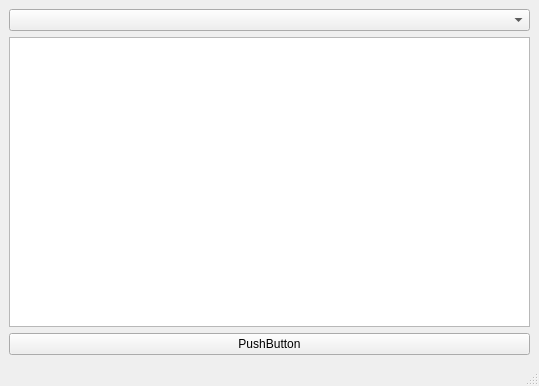
<?xml version="1.0" encoding="UTF-8"?>
<ui version="4.0">
 <class>MainWindow</class>
 <widget class="QMainWindow" name="MainWindow">
  <property name="geometry">
   <rect>
    <x>0</x>
    <y>0</y>
    <width>539</width>
    <height>386</height>
   </rect>
  </property>
  <property name="windowTitle">
   <string>MainWindow</string>
  </property>
  <widget class="QWidget" name="centralwidget">
   <layout class="QVBoxLayout" name="verticalLayout_2">
    <item>
     <layout class="QVBoxLayout" name="verticalLayout">
      <item>
       <widget class="QComboBox" name="comboBox"/>
      </item>
      <item>
       <widget class="QListWidget" name="listWidget"/>
      </item>
      <item>
       <widget class="QPushButton" name="pushButton">
        <property name="text">
         <string>PushButton</string>
        </property>
       </widget>
      </item>
     </layout>
    </item>
   </layout>
  </widget>
  <widget class="QMenuBar" name="menubar">
   <property name="geometry">
    <rect>
     <x>0</x>
     <y>0</y>
     <width>539</width>
     <height>20</height>
    </rect>
   </property>
  </widget>
  <widget class="QStatusBar" name="statusbar"/>
 </widget>
 <resources/>
 <connections/>
</ui>
